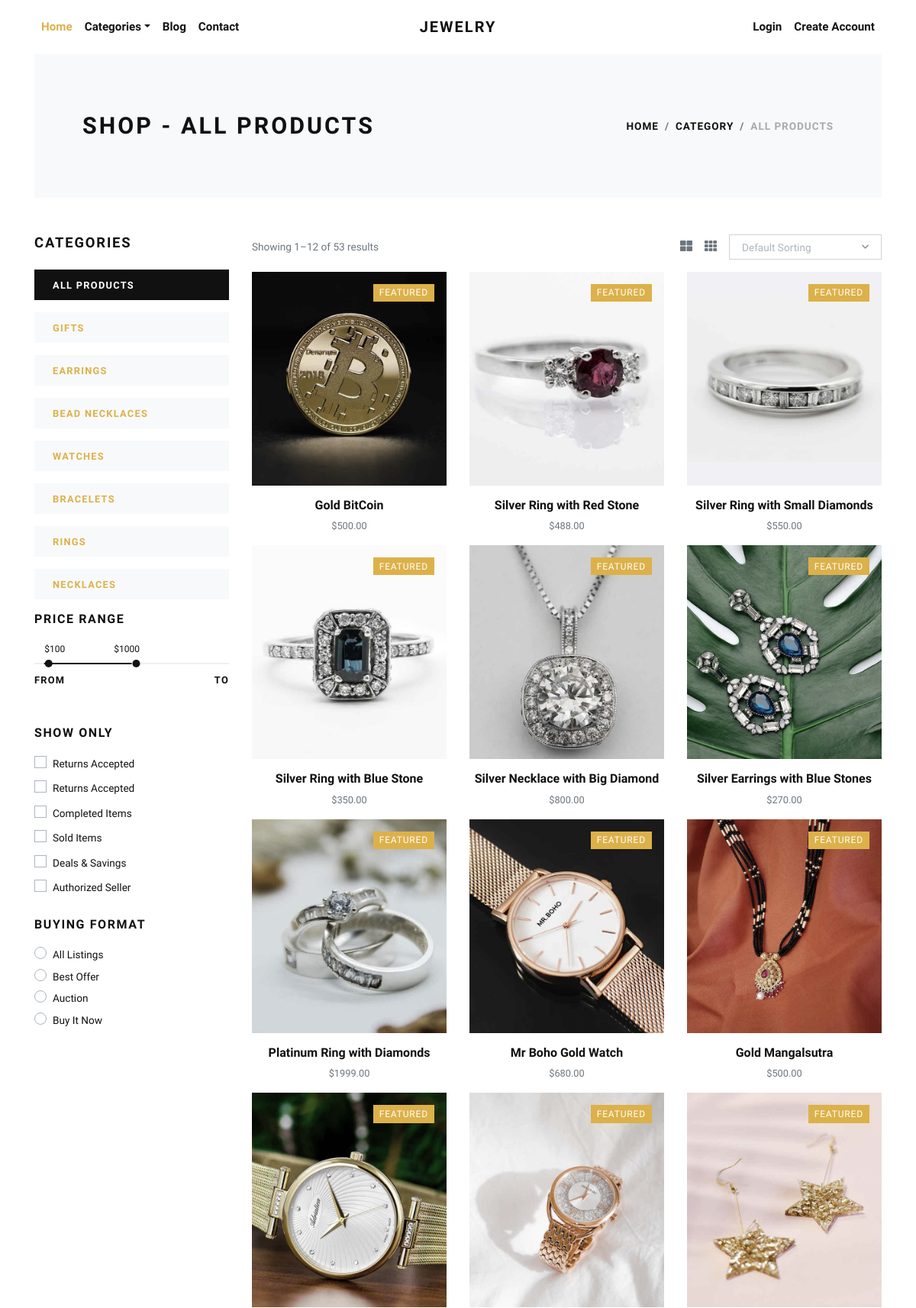
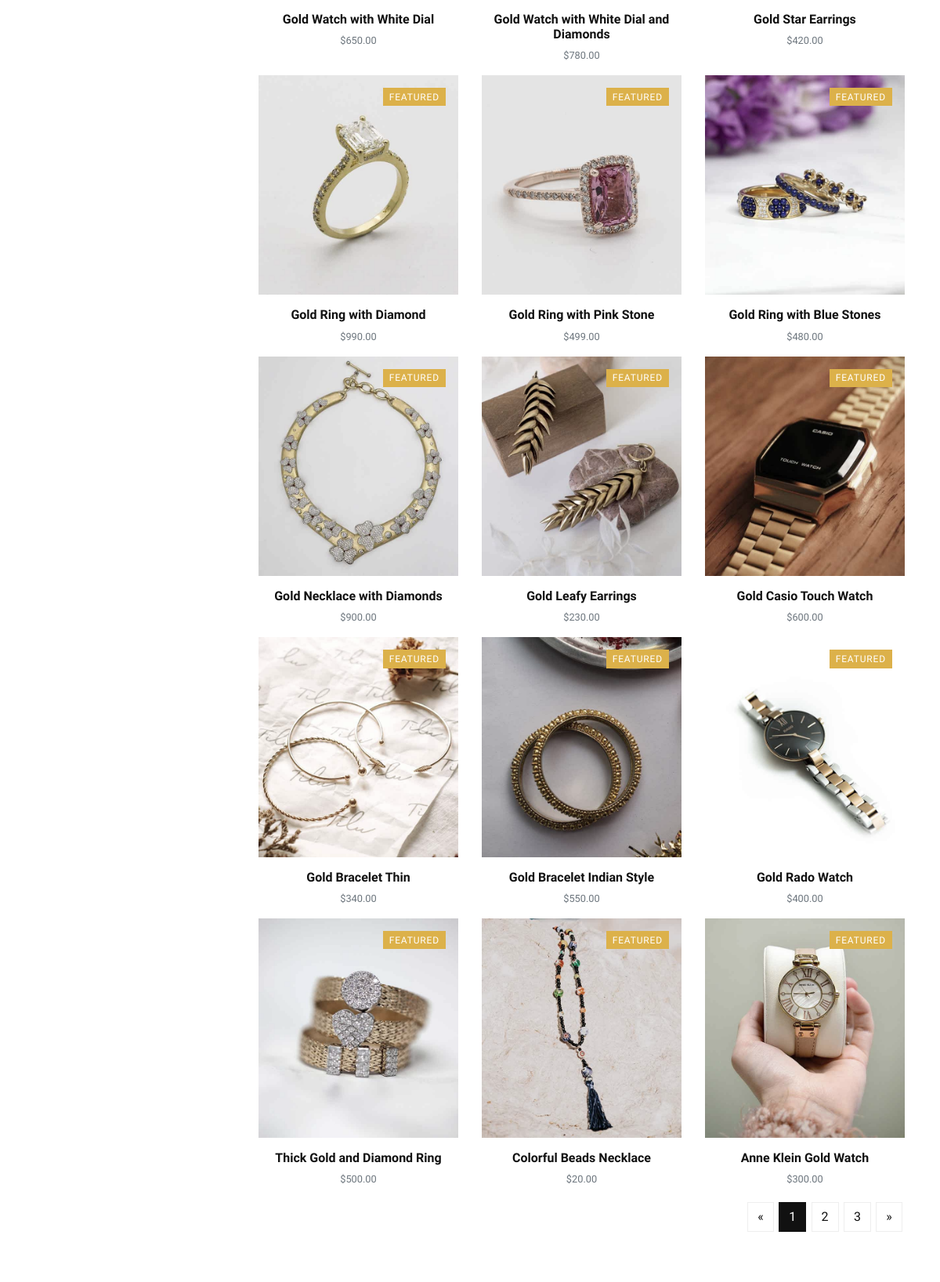
The app's page /shop/ (upper part) with its own data (2 pictures, top to bottom).
### store/models.py (models this page shows, shortened)
class Category(models.Model):
    title = models.CharField(max_length=50, verbose_name="Category Title")
    slug = models.SlugField(max_length=55, verbose_name="Category Slug")
    description = models.TextField(blank=True, verbose_name="Category Description")
    category_image = models.ImageField(upload_to='category', blank=True, null=True, verbose_name="Category Image")
    is_active = models.BooleanField(verbose_name="Is Active?")
    is_featured = models.BooleanField(verbose_name="Is Featured?")
    created_at = models.DateTimeField(auto_now_add=True, verbose_name="Created Date")
    updated_at = models.DateTimeField(auto_now=True, verbose_name="Updated Date")
    class Meta:
        verbose_name_plural = 'Categories'
        ordering = ('-created_at', )

class Product(models.Model):
    title = models.CharField(max_length=150, verbose_name="Product Title")
    slug = models.SlugField(max_length=160, verbose_name="Product Slug")
    sku = models.CharField(max_length=255, unique=True, verbose_name="Unique Product ID (SKU)")
    short_description = models.TextField(verbose_name="Short Description")
    detail_description = models.TextField(blank=True, null=True, verbose_name="Detail Description")
    product_image = models.ImageField(upload_to='product', blank=True, null=True, verbose_name="Product Image")
    price = models.DecimalField(max_digits=8, decimal_places=2)
    category = models.ForeignKey(Category, verbose_name="Product Categoy", on_delete=models.CASCADE)
    is_active = models.BooleanField(verbose_name="Is Active?")
    is_featured = models.BooleanField(verbose_name="Is Featured?")
    created_at = models.DateTimeField(auto_now_add=True, verbose_name="Created Date")
    updated_at = models.DateTimeField(auto_now=True, verbose_name="Updated Date")
    class Meta:
        verbose_name_plural = 'Products'
        ordering = ('-created_at', )

### store/views.py (the view)
# urls.py: path('shop/', views.shop, name="shop"),
def shop(request):
    products = Product.objects.filter(is_active=True)
    categories = Category.objects.filter(is_active=True)
    context = {
        'category': {'title': 'All Products'},
        'products': products,
        'categories': categories,
    }
    return render(request, 'store/category_products.html', context)

### store/context_preprocessors.py (called while the page is built)
def store_menu(request):
    categories = Category.objects.filter(is_active=True)
    context = {
        'categories_menu': categories,
    }
    return context

def cart_menu(request):
    if request.user.is_authenticated:
        cart_items= Cart.objects.filter(user=request.user)
        context = {
            'cart_items': cart_items,
        }
    else:
        context = {}
    return context

### templates/store/category_products.html (shortened to what this page needs)
{% extends 'base.html' %}
{% load static %}
{% block content %}
<div class="container">
  <section class="py-5 bg-light">
    <div class="container">
      <div class="row px-4 px-lg-5 py-lg-4 align-items-center">
        <div class="col-lg-6">
          <h1 class="h2 text-uppercase mb-0">Shop - {{category.title}}</h1>
        </div>
        <div class="col-lg-6 text-lg-right">
          <nav aria-label="breadcrumb">
            <ol class="breadcrumb justify-content-lg-end mb-0 px-0">
              <li class="breadcrumb-item"><a href="{% url 'store:home' %}">Home</a></li>
              <li class="breadcrumb-item"><a href="{% url 'store:all-categories' %}">Category</a></li>
              <li class="breadcrumb-item active" aria-current="page">{{category.title}}</li>
            </ol>
          </nav>
        </div>
      </div>
    </div>
  </section>
  <section class="py-5">
    <div class="container p-0">
      <div class="row">
        <div class="col-lg-3 order-2 order-lg-1">
          <h5 class="text-uppercase mb-4">Categories</h5>
          <a href="{% url 'store:shop' %}">
            <div class="py-2 px-4 {% if not category.slug %}bg-dark text-white {% else %}bg-light{% endif %} mb-3">
              <strong class="small text-uppercase font-weight-bold">All Products</strong>
            </div>
          </a>
          {% if categories %}
          {% for cat in categories %}
          <a href="{% url 'store:category-products' cat.slug %}">
            <div
              class="py-2 px-4 {% if category.slug == cat.slug %}bg-dark text-white {% else %}bg-light{% endif %} mb-3">
              <strong class="small text-uppercase font-weight-bold">{{cat.title}}</strong>
            </div>
          </a>
          {% endfor %}
          {% endif %}
          <h6 class="text-uppercase mb-4">Price range</h6>
          <div class="price-range pt-4 mb-5">
            <div id="range"></div>
            <div class="row pt-2">
              <div class="col-6"><strong class="small font-weight-bold text-uppercase">From</strong></div>
              <div class="col-6 text-right"><strong class="small font-weight-bold text-uppercase">To</strong></div>
            </div>
          </div>
          <h6 class="text-uppercase mb-3">Show only</h6>
          <div class="custom-control custom-checkbox mb-1">
            <label class="custom-control-label text-small" for="customCheck1">Returns Accepted</label>
          </div>
          <div class="custom-control custom-checkbox mb-1">
            <label class="custom-control-label text-small" for="customCheck2">Returns Accepted</label>
          </div>
          <div class="custom-control custom-checkbox mb-1">
            <label class="custom-control-label text-small" for="customCheck3">Completed Items</label>
          </div>
          <div class="custom-control custom-checkbox mb-1">
            <label class="custom-control-label text-small" for="customCheck4">Sold Items</label>
          </div>
          <div class="custom-control custom-checkbox mb-1">
            <label class="custom-control-label text-small" for="customCheck5">Deals &amp; Savings</label>
          </div>
          <div class="custom-control custom-checkbox mb-4">
            <label class="custom-control-label text-small" for="customCheck6">Authorized Seller</label>
          </div>
          <h6 class="text-uppercase mb-3">Buying format</h6>
          <div class="custom-control custom-radio">
            <label class="custom-control-label text-small" for="customRadio1">All Listings</label>
          </div>
          <div class="custom-control custom-radio">
            <label class="custom-control-label text-small" for="customRadio2">Best Offer</label>
          </div>
          <div class="custom-control custom-radio">
            <label class="custom-control-label text-small" for="customRadio3">Auction</label>
          </div>
          <div class="custom-control custom-radio">
            <label class="custom-control-label text-small" for="customRadio4">Buy It Now</label>
          </div>
        </div>
        <div class="col-lg-9 order-1 order-lg-2 mb-5 mb-lg-0">
          <div class="row mb-3 align-items-center">
            <div class="col-lg-6 mb-2 mb-lg-0">
              <p class="text-small text-muted mb-0">Showing 1–12 of 53 results</p>
            </div>
            <div class="col-lg-6">
              <ul class="list-inline d-flex align-items-center justify-content-lg-end mb-0">
                <li class="list-inline-item text-muted mr-3"><a class="reset-anchor p-0" href="#"
                    aria-label="Large grid view" title="Large grid view"><i class="fas fa-th-large"></i></a></li>
                <li class="list-inline-item text-muted mr-3"><a class="reset-anchor p-0" href="#" aria-label="Grid view"
                    title="Grid view"><i class="fas fa-th"></i></a></li>
                <li class="list-inline-item">
                </li>
              </ul>
            </div>
          </div>
          <div class="row">
            {% if products %}
            {% for product in products %}
            <div class="col-lg-4 col-sm-6">
              <div class="product text-center">
                <div class="mb-3 position-relative">
                  {% if product.is_featured %}
                    <div class="badge text-white badge-primary">Featured</div>
                  {% endif %}
                  <a class="d-block" href="{% url 'store:product-detail' product.slug %}">
                    {% if product.product_image %}
                    <img class="img-fluid w-100" src="{{product.product_image.url}}" alt="{{product.title}}">
                    {% else %}
                    <img class="img-fluid w-100" src="{% static 'img/product-1.jpg' %}" alt="{{product.title}}">
                    {% endif %}
                  </a>
                </div>
                <h6><a class="reset-anchor" href="{% url 'store:product-detail' product.slug %}">{{product.title}}</a></h6>
                <p class="small text-muted">${{product.price}}</p>
              </div>
            </div>
            {% endfor %}
            {% endif %}
          </div>
          <nav aria-label="Page navigation">
            <ul class="pagination justify-content-center justify-content-lg-end">
              <li class="page-item"><a class="page-link" href="#" aria-label="Previous page" title="Previous"><span aria-hidden="true">&laquo;</span></a></li>
              <li class="page-item active"><a class="page-link" href="#" aria-label="Page 1" title="Page 1">1</a></li>
              <li class="page-item"><a class="page-link" href="#" aria-label="Page 2" title="Page 2">2</a></li>
              <li class="page-item"><a class="page-link" href="#" aria-label="Page 3" title="Page 3">3</a></li>
              <li class="page-item"><a class="page-link" href="#" aria-label="Next page" title="Next"><span aria-hidden="true">&raquo;</span></a></li>
            </ul>
          </nav>
        </div>
      </div>
    </div>
  </section>
</div>
{% endblock content %}

### jewelryshop/static/css/style.default.css (style rules this page uses)
.text-small { font-size: 0.85rem !important; }
strong { font-weight: 700; }
.product img { -webkit-filter: grayscale(40%); filter: grayscale(40%); transition: all 0.3s; }
.product .badge { position: absolute; top: 1rem; right: 1rem; z-index: 999; }
.text-uppercase { text-transform: uppercase; letter-spacing: 0.1em; }
.reset-anchor { color: inherit; transition: all 0.3s; }
.noUi-target { background: #efefef; border-radius: 0; border: none; box-shadow: none; }
.noUi-horizontal { height: 2px; }
body { font-family: "Libre Franklin", sans-serif; font-size: 1rem; font-weight: 400; line-height: 1.5; color: #111111; background-color: #fff; }
a { color: #dcb14a; text-decoration: none; }
h1, h2, h3, h4, h5, h6, .h1, .h2, .h3, .h4, .h5, .h6 { margin-bottom: 0.5rem; font-family: inherit; font-weight: 900; line-height: 1.2; color: inherit; }
h1, .h1 { font-size: 2.2rem; }
h2, .h2 { font-size: 1.9rem; }
h5, .h5 { font-size: 1.15rem; }
h6, .h6 { font-size: 1rem; }
small, .small { font-size: 80%; font-weight: 400; }
.page-item:first-child .page-link { border-top-left-radius: 0; border-bottom-left-radius: 0; }
.page-item:last-child .page-link { border-top-right-radius: 0; border-bottom-right-radius: 0; }
.page-item.active .page-link { color: #fff; background-color: #111111; border-color: #111111; }
.page-link { padding: 0.5rem 0.75rem; line-height: 1.25; color: #111111; background-color: none; border: 1px solid #eee; margin: 0.2rem; transition: all 0.3s; }
.bg-light { background-color: #f8f9fa !important; }
.bg-dark { background-color: #111111 !important; }
.badge-primary { color: #212529; background-color: #dcb14a; text-transform: uppercase; letter-spacing: 0.07em; border-radius: 0; font-weight: 400; padding: 0.35rem 0.5rem; }
.custom-checkbox .custom-control-label::before { border-radius: 0; }
.custom-radio .custom-control-label::before { border-radius: 50%; }
.custom-control-label { font-weight: 400; line-height: 2.1em; cursor: pointer; }
.breadcrumb { background: #f8f9fa; }
.breadcrumb-item { font-size: 0.85rem; text-transform: uppercase; letter-spacing: 0.07em; font-weight: 900; color: #111111; }
.breadcrumb-item a { color: inherit; transition: all 0.3s; }
.breadcrumb-item.active { color: #aaa; }

### records on screen
Category: title "GIFTS"
Category: title "EARRINGS"
Category: title "BEAD NECKLACES"
Category: title "WATCHES"
Category: title "BRACELETS"
Category: title "RINGS"
Category: title "NECKLACES"
Product: is_featured "FEATURED", product_image (picture), title "Gold BitCoin", price "500.00"
Product: is_featured "FEATURED", product_image (picture), title "Silver Ring with Red Stone", price "488.00"
Product: is_featured "FEATURED", product_image (picture), title "Silver Ring with Small Diamonds", price "550.00"
Product: is_featured "FEATURED", product_image (picture), title "Silver Ring with Blue Stone", price "350.00"
Product: is_featured "FEATURED", product_image (picture), title "Silver Necklace with Big Diamond", price "800.00"
Product: is_featured "FEATURED", product_image (picture), title "Silver Earrings with Blue Stones", price "270.00"
Product: is_featured "FEATURED", product_image (picture), title "Platinum Ring with Diamonds", price "1999.00"
Product: is_featured "FEATURED", product_image (picture), title "Mr Boho Gold Watch", price "680.00"
Product: is_featured "FEATURED", product_image (picture), title "Gold Mangalsutra", price "500.00"
Product: is_featured "FEATURED", product_image (picture), title "Gold Watch with White Dial", price "650.00"
Product: is_featured "FEATURED", product_image (picture), title "Gold Watch with White Dial and Diamonds", price "780.00"
Product: is_featured "FEATURED", product_image (picture), title "Gold Star Earrings", price "420.00"
Product: is_featured "FEATURED", product_image (picture), title "Gold Ring with Diamond", price "990.00"
Product: is_featured "FEATURED", product_image (picture), title "Gold Ring with Pink Stone", price "499.00"
Product: is_featured "FEATURED", product_image (picture), title "Gold Ring with Blue Stones", price "480.00"
Product: is_featured "FEATURED", product_image (picture), title "Gold Necklace with Diamonds", price "900.00"
Product: is_featured "FEATURED", product_image (picture), title "Gold Leafy Earrings", price "230.00"
Product: is_featured "FEATURED", product_image (picture), title "Gold Casio Touch Watch", price "600.00"
Product: is_featured "FEATURED", product_image (picture), title "Gold Bracelet Thin", price "340.00"
Product: is_featured "FEATURED", product_image (picture), title "Gold Bracelet Indian Style", price "550.00"
Product: is_featured "FEATURED", product_image (picture), title "Gold Rado Watch", price "400.00"
Product: is_featured "FEATURED", product_image (picture), title "Thick Gold and Diamond Ring", price "500.00"
Product: is_featured "FEATURED", product_image (picture), title "Colorful Beads Necklace", price "20.00"
Product: is_featured "FEATURED", product_image (picture), title "Anne Klein Gold Watch", price "300.00"

### other values on screen
{{ category.title }} "ALL PRODUCTS"
